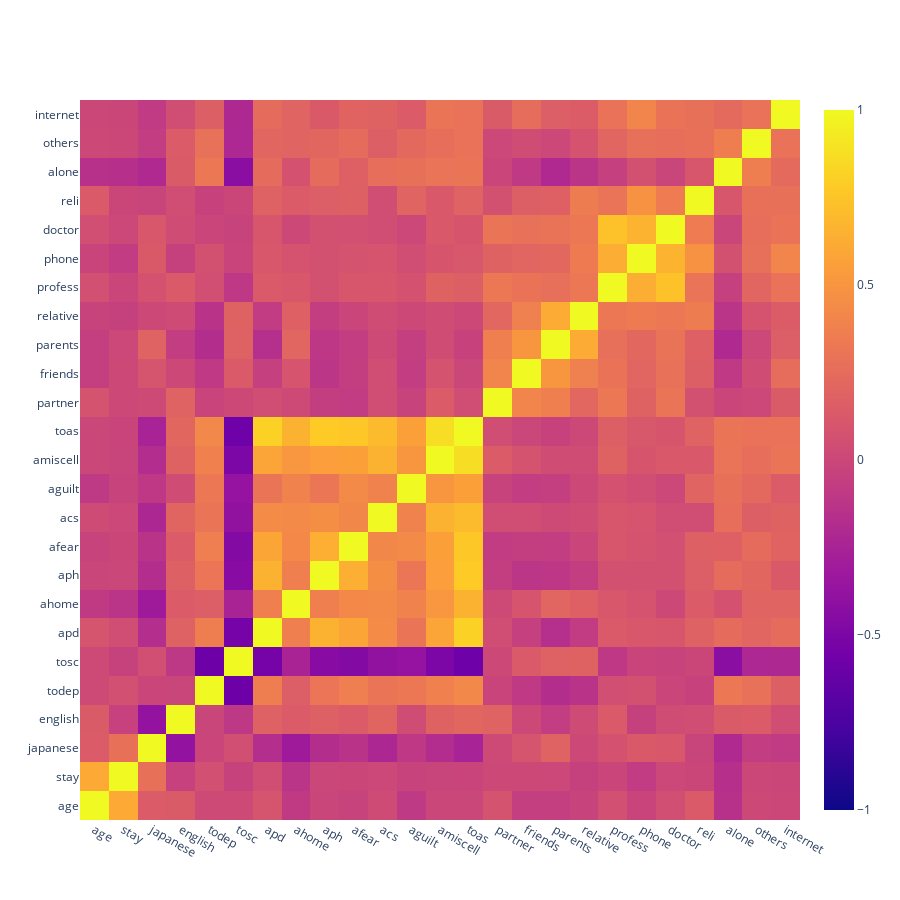

The notebook cell saved with this chart:
### Code cell
import pandas as pd
import plotly.graph_objects as go

# List of continuous variables
continuous_variables = ['age', 'stay', 'japanese', 'english', 'todep', 'tosc', 'apd', 'ahome', 'aph', 'afear', 'acs', 'aguilt', 'amiscell', 'toas', 'partner', 'friends', 'parents', 'relative', 'profess', 'phone', 'doctor', 'reli', 'alone', 'others', 'internet']

# Check which columns are actually present in the DataFrame
available_continuous_variables = [col for col in continuous_variables if col in df.columns]

# Create a subset DataFrame with only the columns of continuous variables that are present
data_cont = df[available_continuous_variables]

# Convert columns to numeric, coercing errors to NaN
data_cont = data_cont.apply(pd.to_numeric, errors='coerce')

# Drop rows with any NaN values (optional, depending on how you want to handle missing data)
data_cont = data_cont.dropna()

# Create a Pearson correlation matrix
data_corr = data_cont.corr(method='pearson')

# Build the heatmap
fig = go.Figure(go.Heatmap(
    x=data_corr.columns, 
    y=data_corr.columns, 
    z=data_corr.values,
    zmin=-1, 
    zmax=1
))

# Adjust the plot size
fig.update_layout(width=900, height=900)

# Show the plot
fig.show()

### Figure 1 — Plotly figure (JSON) as saved in the notebook; plotly's stock layout.template omitted (floating-point values rounded to 4 significant figures; data arrays with more than 128 entries replaced by an {"elided": "..."} marker saying what was removed)
{"data": [{"type": "heatmap", "x": ["age", "stay", "japanese", "english", "todep", "tosc", "apd", "ahome", "aph", "afear", "acs", "aguilt", "amiscell", "toas", "partner", "friends", "parents", "relative", "profess", "phone", "doctor", "reli", "alone", "others", "internet"], "y": ["age", "stay", "japanese", "english", "todep", "tosc", "apd", "ahome", "aph", "afear", "acs", "aguilt", "amiscell", "toas", "partner", "friends", "parents", "relative", "profess", "phone", "doctor", "reli", "alone", "others", "internet"], "z": {"elided": "25x25 float values"}, "zmax": 1, "zmin": -1}], "layout": {"height": 900, "width": 900}}
